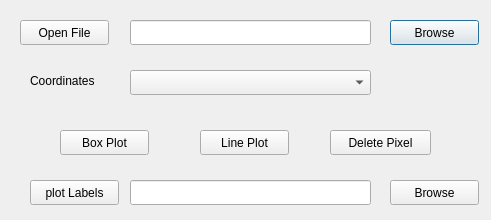
<?xml version="1.0" encoding="UTF-8"?>
<ui version="4.0">
 <class>pixelVisualizationDialogBase</class>
 <widget class="QDialog" name="pixelVisualizationDialogBase">
  <property name="geometry">
   <rect>
    <x>0</x>
    <y>0</y>
    <width>491</width>
    <height>220</height>
   </rect>
  </property>
  <property name="windowTitle">
   <string>Pixel Visualization</string>
  </property>
  <widget class="QLineEdit" name="openFileLineEdit">
   <property name="geometry">
    <rect>
     <x>130</x>
     <y>20</y>
     <width>241</width>
     <height>25</height>
    </rect>
   </property>
  </widget>
  <widget class="QPushButton" name="openFileSelect">
   <property name="geometry">
    <rect>
     <x>390</x>
     <y>20</y>
     <width>89</width>
     <height>25</height>
    </rect>
   </property>
   <property name="text">
    <string>Browse</string>
   </property>
  </widget>
  <widget class="QPushButton" name="boxPlot">
   <property name="geometry">
    <rect>
     <x>60</x>
     <y>130</y>
     <width>89</width>
     <height>25</height>
    </rect>
   </property>
   <property name="text">
    <string>Box Plot</string>
   </property>
  </widget>
  <widget class="QPushButton" name="linePlot">
   <property name="geometry">
    <rect>
     <x>200</x>
     <y>130</y>
     <width>89</width>
     <height>25</height>
    </rect>
   </property>
   <property name="text">
    <string>Line Plot</string>
   </property>
  </widget>
  <widget class="QLabel" name="label_2">
   <property name="geometry">
    <rect>
     <x>30</x>
     <y>70</y>
     <width>91</width>
     <height>21</height>
    </rect>
   </property>
   <property name="text">
    <string>Coordinates</string>
   </property>
  </widget>
  <widget class="QComboBox" name="XYComboBox">
   <property name="geometry">
    <rect>
     <x>130</x>
     <y>70</y>
     <width>241</width>
     <height>25</height>
    </rect>
   </property>
  </widget>
  <widget class="QPushButton" name="openFileButton">
   <property name="geometry">
    <rect>
     <x>20</x>
     <y>20</y>
     <width>89</width>
     <height>25</height>
    </rect>
   </property>
   <property name="text">
    <string>Open File</string>
   </property>
  </widget>
  <widget class="QPushButton" name="deletePixel">
   <property name="geometry">
    <rect>
     <x>330</x>
     <y>130</y>
     <width>101</width>
     <height>25</height>
    </rect>
   </property>
   <property name="text">
    <string>Delete Pixel</string>
   </property>
  </widget>
  <widget class="QPushButton" name="plotLabelButton">
   <property name="geometry">
    <rect>
     <x>30</x>
     <y>180</y>
     <width>89</width>
     <height>25</height>
    </rect>
   </property>
   <property name="text">
    <string>plot Labels</string>
   </property>
  </widget>
  <widget class="QPushButton" name="plotLabelSelect">
   <property name="geometry">
    <rect>
     <x>390</x>
     <y>180</y>
     <width>89</width>
     <height>25</height>
    </rect>
   </property>
   <property name="text">
    <string>Browse</string>
   </property>
  </widget>
  <widget class="QLineEdit" name="plotLabelLine">
   <property name="geometry">
    <rect>
     <x>130</x>
     <y>180</y>
     <width>241</width>
     <height>25</height>
    </rect>
   </property>
  </widget>
 </widget>
 <resources/>
 <connections/>
</ui>
